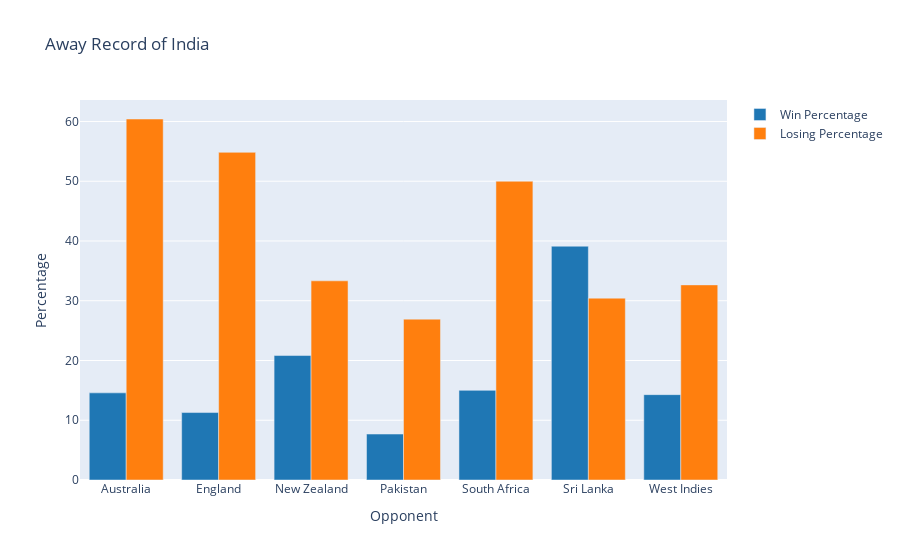

The notebook cell saved with this chart:
### Code cell
px.bar(away_record, y=['Win Percentage','Losing Percentage'],barmode='group',title="Away Record of India",color_discrete_sequence=px.colors.qualitative.D3,
      labels = {
         'value' : 'Percentage',
'variable' : '',
'Team' : 'Opponent'
      })

### Figure 1 — Plotly figure (JSON) as saved in the notebook; plotly's stock layout.template omitted (floating-point values rounded to 4 significant figures)
{"data": [{"alignmentgroup": "True", "hovertemplate": "=Win Percentage<br>Opponent=%{x}<br>Percentage=%{y}<extra></extra>", "legendgroup": "Win Percentage", "marker": {"color": "#1F77B4"}, "name": "Win Percentage", "offsetgroup": "Win Percentage", "orientation": "v", "showlegend": true, "textposition": "auto", "type": "bar", "x": ["Australia", "England", "New Zealand", "Pakistan", "South Africa", "Sri Lanka", "West Indies"], "xaxis": "x", "y": [14.58, 11.29, 20.83, 7.692, 15, 39.13, 14.29], "yaxis": "y"}, {"alignmentgroup": "True", "hovertemplate": "=Losing Percentage<br>Opponent=%{x}<br>Percentage=%{y}<extra></extra>", "legendgroup": "Losing Percentage", "marker": {"color": "#FF7F0E"}, "name": "Losing Percentage", "offsetgroup": "Losing Percentage", "orientation": "v", "showlegend": true, "textposition": "auto", "type": "bar", "x": ["Australia", "England", "New Zealand", "Pakistan", "South Africa", "Sri Lanka", "West Indies"], "xaxis": "x", "y": [60.42, 54.84, 33.33, 26.92, 50, 30.43, 32.65], "yaxis": "y"}], "layout": {"barmode": "group", "legend": {"title": {"text": ""}, "tracegroupgap": 0}, "title": {"text": "Away Record of India"}, "xaxis": {"anchor": "y", "domain": [0, 1], "title": {"text": "Opponent"}}, "yaxis": {"anchor": "x", "domain": [0, 1], "title": {"text": "Percentage"}}}}
